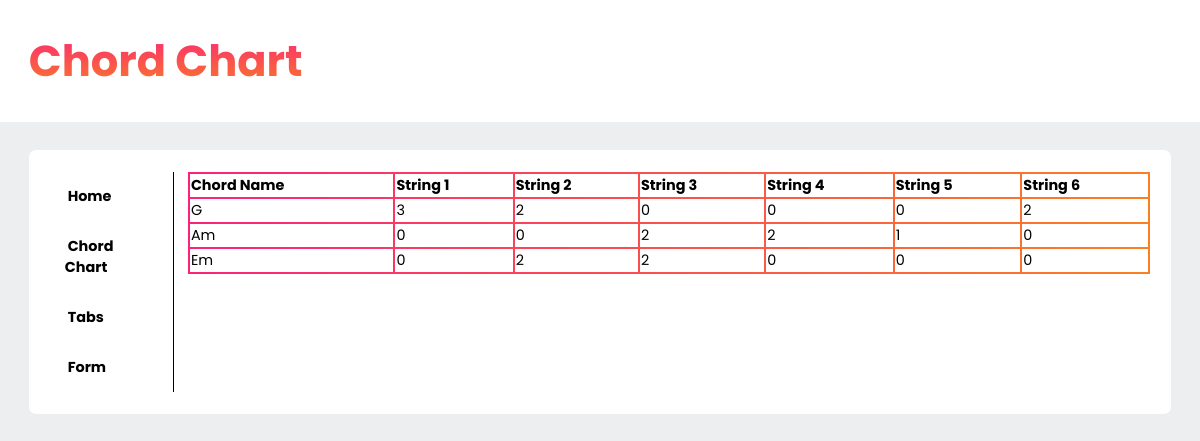
/chords, run on the app's committed database.
### tables this page shows
CREATE TABLE "diningtable" (
	`Chord Name`	TEXT,
	`String 1`	INTEGER,
	`String 2`	INTEGER,
	`String 3`	INTEGER,
	`String 4`	INTEGER,
	`String 5`	INTEGER,
	`String 6`	INTEGER
);

### app.py (the view)
@app.route("/chords")
def chords():
  conn = sqlite3.connect("db/Guitar.db")
  cursor = conn.cursor()
  results = cursor.execute("SELECT * from diningtable")
  chords = [dict(chordname=row[0], string1=row[1], string2=row[2], string3=row[3], string4=row[4], string5=row[5], string6=row[6]) for row in results]
  return render_template('chords.html',
                          title="Chord Chart",chords=chords )

### templates/chords.html (shortened to what this page needs)
{% extends "index.html" %}
{% block content %}
	<article>
	  <section>
      <table id="chords">
        <tr>
          <th>Chord Name</th>
          <th>String 1</th>
          <th>String 2</th>
		  <th>String 3</th>
		  <th>String 4</th>
		  <th>String 5</th>
		  <th>String 6</th>
        </tr>
	{% for item in chords %}
        <tr>
          <td>{{ item.chordname }}</td>
          <td>{{ item.string1 }}</td>
          <td>{{ item.string2 }}</td>
          <td>{{ item.string3 }}</td>
          <td>{{ item.string4 }}</td>
          <td>{{ item.string5 }}</td>
          <td>{{ item.string6 }}</td>
        </tr>
	{% endfor %}
      </table>
{% endblock %}

### static/css/learn.css (style rules this page uses)
body { margin: 0; padding: 1; background-color:#EDEEF0; font-size: 0.9em; background-image:; }
article { border-width:0 0 0 1.5px; border-color:black; border-style:solid; padding:0 0 0 1em }
table { width: 100%; }
th { text-align: left; }
tr:nth-child(odd) { background:white; }
tr:nth-child(even) { background:white; }
table { background: linear-gradient(to right, #fa2379 0%, #fa8023 100%); }

### templates/index.html (style rules this page uses)
body { font-family: 'Poppins', sans-serif; }

### data on the page
diningtable: chordname "G", string1 "3", string2 "2", string3 "0", string4 "0", string5 "0", string6 "2"
diningtable: chordname "Am", string1 "0", string2 "0", string3 "2", string4 "2", string5 "1", string6 "0"
diningtable: chordname "Em", string1 "0", string2 "2", string3 "2", string4 "0", string5 "0", string6 "0"

### other printed values
{{ title }} "Chord Chart"
